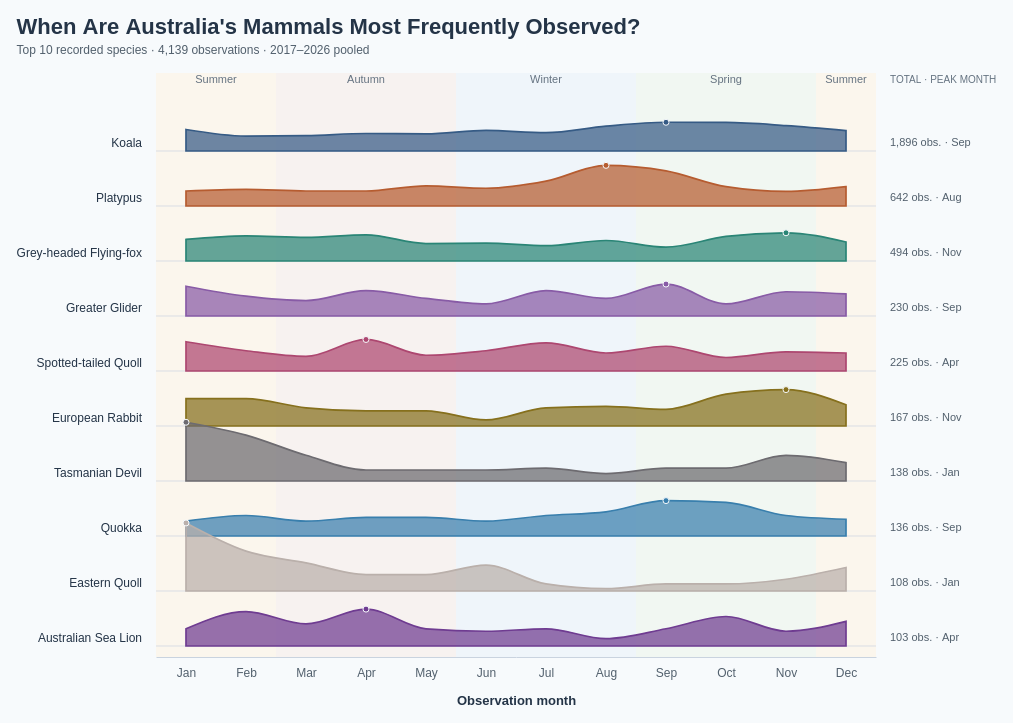

Vega-Lite specification stored for this chart:
### Vega specification from a JSON file in a GitHub repository (floating-point values rounded to 4 significant figures)
{"$schema": "https://vega.github.io/schema/vega/v5.json", "description": "Monthly observation ridgelines for the ten most recorded mammal species in Dataset/observations-794195.csv (top ten selected within the selected observation years). Observation dates from 2017–2026 are pooled, including partial 2026. Subspecies are combined using the first two scientific-name components, matching Lollipop.vg.json. Includes records without coordinates. All 12 months are filled for each species. Heights show monthly counts divided by that species total, on one shared percentage scale. Monotone curves connect monthly values; no kernel density estimation is applied. Rows follow species rank within the selected years. Southern hemisphere meteorological seasons are shown. Hover monthly cells for exact counts and shares; click a cell or species label to toggle highlighting. Counts measure recording activity, not animal abundance or nationwide sampling. Species colours match the ten-species palette in BumpChart.vg.json; counts and rankings use the selected observation years. Uses the 10 most recent available observation years (2017–2026), including partial 2026.", "width": 720, "height": 580, "padding": 16, "background": "#f7fafc", "title": {"text": "When Are Australia's Mammals Most Frequently Observed?", "subtitle": ["Top 10 recorded species · 4,139 observations · 2017–2026 pooled"], "anchor": "start", "font": "Arial", "fontSize": 22, "color": "#243447", "subtitleFont": "Arial", "subtitleFontSize": 12, "subtitleColor": "#52606d", "offset": 16, "subtitlePadding": 6, "subtitleLineHeight": 16}, "signals": [{"name": "hoveredSpecies", "value": null, "on": [{"events": "@monthTargets:mouseover, @speciesLabels:mouseover", "update": "datum.species"}, {"events": "@monthTargets:mouseout, @speciesLabels:mouseout", "update": "null"}]}, {"name": "selectedSpecies", "value": null, "on": [{"events": "@monthTargets:click, @speciesLabels:click", "update": "selectedSpecies == datum.species ? null : datum.species"}]}, {"name": "activeSpecies", "update": "hoveredSpecies != null ? hoveredSpecies : selectedSpecies"}], "data": [{"name": "monthly", "values": [{"species": "Koala", "scientific_name": "Phascolarctos cinereus", "order": 0, "month": 1, "monthName": "January", "count": 161, "total": 1896, "share": 0.08492, "isPeak": false}, {"species": "Koala", "scientific_name": "Phascolarctos cinereus", "order": 0, "month": 2, "monthName": "February", "count": 112, "total": 1896, "share": 0.05907, "isPeak": false}, {"species": "Koala", "scientific_name": "Phascolarctos cinereus", "order": 0, "month": 3, "monthName": "March", "count": 115, "total": 1896, "share": 0.06065, "isPeak": false}, {"species": "Koala", "scientific_name": "Phascolarctos cinereus", "order": 0, "month": 4, "monthName": "April", "count": 131, "total": 1896, "share": 0.06909, "isPeak": false}, {"species": "Koala", "scientific_name": "Phascolarctos cinereus", "order": 0, "month": 5, "monthName": "May", "count": 128, "total": 1896, "share": 0.06751, "isPeak": false}, {"species": "Koala", "scientific_name": "Phascolarctos cinereus", "order": 0, "month": 6, "monthName": "June", "count": 154, "total": 1896, "share": 0.08122, "isPeak": false}, {"species": "Koala", "scientific_name": "Phascolarctos cinereus", "order": 0, "month": 7, "monthName": "July", "count": 137, "total": 1896, "share": 0.07226, "isPeak": false}, {"species": "Koala", "scientific_name": "Phascolarctos cinereus", "order": 0, "month": 8, "monthName": "August", "count": 186, "total": 1896, "share": 0.0981, "isPeak": false}, {"species": "Koala", "scientific_name": "Phascolarctos cinereus", "order": 0, "month": 9, "monthName": "September", "count": 215, "total": 1896, "share": 0.1134, "isPeak": true}, {"species": "Koala", "scientific_name": "Phascolarctos cinereus", "order": 0, "month": 10, "monthName": "October", "count": 214, "total": 1896, "share": 0.1129, "isPeak": false}, {"species": "Koala", "scientific_name": "Phascolarctos cinereus", "order": 0, "month": 11, "monthName": "November", "count": 190, "total": 1896, "share": 0.1002, "isPeak": false}, {"species": "Koala", "scientific_name": "Phascolarctos cinereus", "order": 0, "month": 12, "monthName": "December", "count": 153, "total": 1896, "share": 0.0807, "isPeak": false}, {"species": "Platypus", "scientific_name": "Ornithorhynchus anatinus", "order": 1, "month": 1, "monthName": "January", "count": 38, "total": 642, "share": 0.05919, "isPeak": false}, {"species": "Platypus", "scientific_name": "Ornithorhynchus anatinus", "order": 1, "month": 2, "monthName": "February", "count": 42, "total": 642, "share": 0.06542, "isPeak": false}, {"species": "Platypus", "scientific_name": "Ornithorhynchus anatinus", "order": 1, "month": 3, "monthName": "March", "count": 38, "total": 642, "share": 0.05919, "isPeak": false}, {"species": "Platypus", "scientific_name": "Ornithorhynchus anatinus", "order": 1, "month": 4, "monthName": "April", "count": 38, "total": 642, "share": 0.05919, "isPeak": false}, {"species": "Platypus", "scientific_name": "Ornithorhynchus anatinus", "order": 1, "month": 5, "monthName": "May", "count": 51, "total": 642, "share": 0.07944, "isPeak": false}, {"species": "Platypus", "scientific_name": "Ornithorhynchus anatinus", "order": 1, "month": 6, "monthName": "June", "count": 45, "total": 642, "share": 0.07009, "isPeak": false}, {"species": "Platypus", "scientific_name": "Ornithorhynchus anatinus", "order": 1, "month": 7, "monthName": "July", "count": 63, "total": 642, "share": 0.09813, "isPeak": false}, {"species": "Platypus", "scientific_name": "Ornithorhynchus anatinus", "order": 1, "month": 8, "monthName": "August", "count": 103, "total": 642, "share": 0.1604, "isPeak": true}, {"species": "Platypus", "scientific_name": "Ornithorhynchus anatinus", "order": 1, "month": 9, "monthName": "September", "count": 89, "total": 642, "share": 0.1386, "isPeak": false}, {"species": "Platypus", "scientific_name": "Ornithorhynchus anatinus", "order": 1, "month": 10, "monthName": "October", "count": 49, "total": 642, "share": 0.07632, "isPeak": false}, {"species": "Platypus", "scientific_name": "Ornithorhynchus anatinus", "order": 1, "month": 11, "monthName": "November", "count": 37, "total": 642, "share": 0.05763, "isPeak": false}, {"species": "Platypus", "scientific_name": "Ornithorhynchus anatinus", "order": 1, "month": 12, "monthName": "December", "count": 49, "total": 642, "share": 0.07632, "isPeak": false}, {"species": "Grey-headed Flying-fox", "scientific_name": "Pteropus poliocephalus", "order": 2, "month": 1, "monthName": "January", "count": 42, "total": 494, "share": 0.08502, "isPeak": false}, {"species": "Grey-headed Flying-fox", "scientific_name": "Pteropus poliocephalus", "order": 2, "month": 2, "monthName": "February", "count": 49, "total": 494, "share": 0.09919, "isPeak": false}, {"species": "Grey-headed Flying-fox", "scientific_name": "Pteropus poliocephalus", "order": 2, "month": 3, "monthName": "March", "count": 46, "total": 494, "share": 0.09312, "isPeak": false}, {"species": "Grey-headed Flying-fox", "scientific_name": "Pteropus poliocephalus", "order": 2, "month": 4, "monthName": "April", "count": 51, "total": 494, "share": 0.1032, "isPeak": false}, {"species": "Grey-headed Flying-fox", "scientific_name": "Pteropus poliocephalus", "order": 2, "month": 5, "monthName": "May", "count": 34, "total": 494, "share": 0.06883, "isPeak": false}, {"species": "Grey-headed Flying-fox", "scientific_name": "Pteropus poliocephalus", "order": 2, "month": 6, "monthName": "June", "count": 35, "total": 494, "share": 0.07085, "isPeak": false}, {"species": "Grey-headed Flying-fox", "scientific_name": "Pteropus poliocephalus", "order": 2, "month": 7, "monthName": "July", "count": 30, "total": 494, "share": 0.06073, "isPeak": false}, {"species": "Grey-headed Flying-fox", "scientific_name": "Pteropus poliocephalus", "order": 2, "month": 8, "monthName": "August", "count": 40, "total": 494, "share": 0.08097, "isPeak": false}, {"species": "Grey-headed Flying-fox", "scientific_name": "Pteropus poliocephalus", "order": 2, "month": 9, "monthName": "September", "count": 27, "total": 494, "share": 0.05466, "isPeak": false}, {"species": "Grey-headed Flying-fox", "scientific_name": "Pteropus poliocephalus", "order": 2, "month": 10, "monthName": "October", "count": 48, "total": 494, "share": 0.09717, "isPeak": false}, {"species": "Grey-headed Flying-fox", "scientific_name": "Pteropus poliocephalus", "order": 2, "month": 11, "monthName": "November", "count": 55, "total": 494, "share": 0.1113, "isPeak": true}, {"species": "Grey-headed Flying-fox", "scientific_name": "Pteropus poliocephalus", "order": 2, "month": 12, "monthName": "December", "count": 37, "total": 494, "share": 0.0749, "isPeak": false}, {"species": "Greater Glider", "scientific_name": "Petauroides volans", "order": 3, "month": 1, "monthName": "January", "count": 27, "total": 230, "share": 0.1174, "isPeak": false}, {"species": "Greater Glider", "scientific_name": "Petauroides volans", "order": 3, "month": 2, "monthName": "February", "count": 18, "total": 230, "share": 0.07826, "isPeak": false}, {"species": "Greater Glider", "scientific_name": "Petauroides volans", "order": 3, "month": 3, "monthName": "March", "count": 14, "total": 230, "share": 0.06087, "isPeak": false}, {"species": "Greater Glider", "scientific_name": "Petauroides volans", "order": 3, "month": 4, "monthName": "April", "count": 23, "total": 230, "share": 0.1, "isPeak": false}, {"species": "Greater Glider", "scientific_name": "Petauroides volans", "order": 3, "month": 5, "monthName": "May", "count": 16, "total": 230, "share": 0.06957, "isPeak": false}, {"species": "Greater Glider", "scientific_name": "Petauroides volans", "order": 3, "month": 6, "monthName": "June", "count": 11, "total": 230, "share": 0.04783, "isPeak": false}, {"species": "Greater Glider", "scientific_name": "Petauroides volans", "order": 3, "month": 7, "monthName": "July", "count": 23, "total": 230, "share": 0.1, "isPeak": false}, {"species": "Greater Glider", "scientific_name": "Petauroides volans", "order": 3, "month": 8, "monthName": "August", "count": 16, "total": 230, "share": 0.06957, "isPeak": false}, {"species": "Greater Glider", "scientific_name": "Petauroides volans", "order": 3, "month": 9, "monthName": "September", "count": 29, "total": 230, "share": 0.1261, "isPeak": true}, {"species": "Greater Glider", "scientific_name": "Petauroides volans", "order": 3, "month": 10, "monthName": "October", "count": 11, "total": 230, "share": 0.04783, "isPeak": false}, {"species": "Greater Glider", "scientific_name": "Petauroides volans", "order": 3, "month": 11, "monthName": "November", "count": 22, "total": 230, "share": 0.09565, "isPeak": false}, {"species": "Greater Glider", "scientific_name": "Petauroides volans", "order": 3, "month": 12, "monthName": "December", "count": 20, "total": 230, "share": 0.08696, "isPeak": false}, {"species": "Spotted-tailed Quoll", "scientific_name": "Dasyurus maculatus", "order": 4, "month": 1, "monthName": "January", "count": 26, "total": 225, "share": 0.1156, "isPeak": false}, {"species": "Spotted-tailed Quoll", "scientific_name": "Dasyurus maculatus", "order": 4, "month": 2, "monthName": "February", "count": 18, "total": 225, "share": 0.08, "isPeak": false}, {"species": "Spotted-tailed Quoll", "scientific_name": "Dasyurus maculatus", "order": 4, "month": 3, "monthName": "March", "count": 13, "total": 225, "share": 0.05778, "isPeak": false}, {"species": "Spotted-tailed Quoll", "scientific_name": "Dasyurus maculatus", "order": 4, "month": 4, "monthName": "April", "count": 28, "total": 225, "share": 0.1244, "isPeak": true}, {"species": "Spotted-tailed Quoll", "scientific_name": "Dasyurus maculatus", "order": 4, "month": 5, "monthName": "May", "count": 14, "total": 225, "share": 0.06222, "isPeak": false}, {"species": "Spotted-tailed Quoll", "scientific_name": "Dasyurus maculatus", "order": 4, "month": 6, "monthName": "June", "count": 18, "total": 225, "share": 0.08, "isPeak": false}, {"species": "Spotted-tailed Quoll", "scientific_name": "Dasyurus maculatus", "order": 4, "month": 7, "monthName": "July", "count": 25, "total": 225, "share": 0.1111, "isPeak": false}, {"species": "Spotted-tailed Quoll", "scientific_name": "Dasyurus maculatus", "order": 4, "month": 8, "monthName": "August", "count": 16, "total": 225, "share": 0.07111, "isPeak": false}, {"species": "Spotted-tailed Quoll", "scientific_name": "Dasyurus maculatus", "order": 4, "month": 9, "monthName": "September", "count": 22, "total": 225, "share": 0.09778, "isPeak": false}, {"species": "Spotted-tailed Quoll", "scientific_name": "Dasyurus maculatus", "order": 4, "month": 10, "monthName": "October", "count": 12, "total": 225, "share": 0.05333, "isPeak": false}, {"species": "Spotted-tailed Quoll", "scientific_name": "Dasyurus maculatus", "order": 4, "month": 11, "monthName": "November", "count": 17, "total": 225, "share": 0.07556, "isPeak": false}, {"species": "Spotted-tailed Quoll", "scientific_name": "Dasyurus maculatus", "order": 4, "month": 12, "monthName": "December", "count": 16, "total": 225, "share": 0.07111, "isPeak": false}, {"species": "European Rabbit", "scientific_name": "Oryctolagus cuniculus", "order": 5, "month": 1, "monthName": "January", "count": 18, "total": 167, "share": 0.1078, "isPeak": false}, {"species": "European Rabbit", "scientific_name": "Oryctolagus cuniculus", "order": 5, "month": 2, "monthName": "February", "count": 18, "total": 167, "share": 0.1078, "isPeak": false}, {"species": "European Rabbit", "scientific_name": "Oryctolagus cuniculus", "order": 5, "month": 3, "monthName": "March", "count": 12, "total": 167, "share": 0.07186, "isPeak": false}, {"species": "European Rabbit", "scientific_name": "Oryctolagus cuniculus", "order": 5, "month": 4, "monthName": "April", "count": 10, "total": 167, "share": 0.05988, "isPeak": false}, {"species": "European Rabbit", "scientific_name": "Oryctolagus cuniculus", "order": 5, "month": 5, "monthName": "May", "count": 10, "total": 167, "share": 0.05988, "isPeak": false}, {"species": "European Rabbit", "scientific_name": "Oryctolagus cuniculus", "order": 5, "month": 6, "monthName": "June", "count": 4, "total": 167, "share": 0.02395, "isPeak": false}, {"species": "European Rabbit", "scientific_name": "Oryctolagus cuniculus", "order": 5, "month": 7, "monthName": "July", "count": 12, "total": 167, "share": 0.07186, "isPeak": false}, {"species": "European Rabbit", "scientific_name": "Oryctolagus cuniculus", "order": 5, "month": 8, "monthName": "August", "count": 13, "total": 167, "share": 0.07784, "isPeak": false}, {"species": "European Rabbit", "scientific_name": "Oryctolagus cuniculus", "order": 5, "month": 9, "monthName": "September", "count": 11, "total": 167, "share": 0.06587, "isPeak": false}, {"species": "European Rabbit", "scientific_name": "Oryctolagus cuniculus", "order": 5, "month": 10, "monthName": "October", "count": 21, "total": 167, "share": 0.1257, "isPeak": false}, {"species": "European Rabbit", "scientific_name": "Oryctolagus cuniculus", "order": 5, "month": 11, "monthName": "November", "count": 24, "total": 167, "share": 0.1437, "isPeak": true}, {"species": "European Rabbit", "scientific_name": "Oryctolagus cuniculus", "order": 5, "month": 12, "monthName": "December", "count": 14, "total": 167, "share": 0.08383, "isPeak": false}, {"species": "Tasmanian Devil", "scientific_name": "Sarcophilus harrisii", "order": 6, "month": 1, "monthName": "January", "count": 32, "total": 138, "share": 0.2319, "isPeak": true}, {"species": "Tasmanian Devil", "scientific_name": "Sarcophilus harrisii", "order": 6, "month": 2, "monthName": "February", "count": 25, "total": 138, "share": 0.1812, "isPeak": false}, {"species": "Tasmanian Devil", "scientific_name": "Sarcophilus harrisii", "order": 6, "month": 3, "monthName": "March", "count": 14, "total": 138, "share": 0.1014, "isPeak": false}, {"species": "Tasmanian Devil", "scientific_name": "Sarcophilus harrisii", "order": 6, "month": 4, "monthName": "April", "count": 6, "total": 138, "share": 0.04348, "isPeak": false}, {"species": "Tasmanian Devil", "scientific_name": "Sarcophilus harrisii", "order": 6, "month": 5, "monthName": "May", "count": 6, "total": 138, "share": 0.04348, "isPeak": false}, {"species": "Tasmanian Devil", "scientific_name": "Sarcophilus harrisii", "order": 6, "month": 6, "monthName": "June", "count": 6, "total": 138, "share": 0.04348, "isPeak": false}, {"species": "Tasmanian Devil", "scientific_name": "Sarcophilus harrisii", "order": 6, "month": 7, "monthName": "July", "count": 7, "total": 138, "share": 0.05072, "isPeak": false}, {"species": "Tasmanian Devil", "scientific_name": "Sarcophilus harrisii", "order": 6, "month": 8, "monthName": "August", "count": 4, "total": 138, "share": 0.02899, "isPeak": false}, {"species": "Tasmanian Devil", "scientific_name": "Sarcophilus harrisii", "order": 6, "month": 9, "monthName": "September", "count": 7, "total": 138, "share": 0.05072, "isPeak": false}, {"species": "Tasmanian Devil", "scientific_name": "Sarcophilus harrisii", "order": 6, "month": 10, "monthName": "October", "count": 7, "total": 138, "share": 0.05072, "isPeak": false}, {"species": "Tasmanian Devil", "scientific_name": "Sarcophilus harrisii", "order": 6, "month": 11, "monthName": "November", "count": 14, "total": 138, "share": 0.1014, "isPeak": false}, {"species": "Tasmanian Devil", "scientific_name": "Sarcophilus harrisii", "order": 6, "month": 12, "monthName": "December", "count": 10, "total": 138, "share": 0.07246, "isPeak": false}, {"species": "Quokka", "scientific_name": "Setonix brachyurus", "order": 7, "month": 1, "monthName": "January", "count": 8, "total": 136, "share": 0.05882, "isPeak": false}, {"species": "Quokka", "scientific_name": "Setonix brachyurus", "order": 7, "month": 2, "monthName": "February", "count": 11, "total": 136, "share": 0.08088, "isPeak": false}, {"species": "Quokka", "scientific_name": "Setonix brachyurus", "order": 7, "month": 3, "monthName": "March", "count": 8, "total": 136, "share": 0.05882, "isPeak": false}, {"species": "Quokka", "scientific_name": "Setonix brachyurus", "order": 7, "month": 4, "monthName": "April", "count": 10, "total": 136, "share": 0.07353, "isPeak": false}, {"species": "Quokka", "scientific_name": "Setonix brachyurus", "order": 7, "month": 5, "monthName": "May", "count": 10, "total": 136, "share": 0.07353, "isPeak": false}, {"species": "Quokka", "scientific_name": "Setonix brachyurus", "order": 7, "month": 6, "monthName": "June", "count": 8, "total": 136, "share": 0.05882, "isPeak": false}, {"species": "Quokka", "scientific_name": "Setonix brachyurus", "order": 7, "month": 7, "monthName": "July", "count": 11, "total": 136, "share": 0.08088, "isPeak": false}, {"species": "Quokka", "scientific_name": "Setonix brachyurus", "order": 7, "month": 8, "monthName": "August", "count": 13, "total": 136, "share": 0.09559, "isPeak": false}, {"species": "Quokka", "scientific_name": "Setonix brachyurus", "order": 7, "month": 9, "monthName": "September", "count": 19, "total": 136, "share": 0.1397, "isPeak": true}, {"species": "Quokka", "scientific_name": "Setonix brachyurus", "order": 7, "month": 10, "monthName": "October", "count": 18, "total": 136, "share": 0.1324, "isPeak": false}, {"species": "Quokka", "scientific_name": "Setonix brachyurus", "order": 7, "month": 11, "monthName": "November", "count": 11, "total": 136, "share": 0.08088, "isPeak": false}, {"species": "Quokka", "scientific_name": "Setonix brachyurus", "order": 7, "month": 12, "monthName": "December", "count": 9, "total": 136, "share": 0.06618, "isPeak": false}, {"species": "Eastern Quoll", "scientific_name": "Dasyurus viverrinus", "order": 8, "month": 1, "monthName": "January", "count": 29, "total": 108, "share": 0.2685, "isPeak": true}, {"species": "Eastern Quoll", "scientific_name": "Dasyurus viverrinus", "order": 8, "month": 2, "monthName": "February", "count": 17, "total": 108, "share": 0.1574, "isPeak": false}, {"species": "Eastern Quoll", "scientific_name": "Dasyurus viverrinus", "order": 8, "month": 3, "monthName": "March", "count": 12, "total": 108, "share": 0.1111, "isPeak": false}, {"species": "Eastern Quoll", "scientific_name": "Dasyurus viverrinus", "order": 8, "month": 4, "monthName": "April", "count": 7, "total": 108, "share": 0.06481, "isPeak": false}, {"species": "Eastern Quoll", "scientific_name": "Dasyurus viverrinus", "order": 8, "month": 5, "monthName": "May", "count": 7, "total": 108, "share": 0.06481, "isPeak": false}, {"species": "Eastern Quoll", "scientific_name": "Dasyurus viverrinus", "order": 8, "month": 6, "monthName": "June", "count": 11, "total": 108, "share": 0.1019, "isPeak": false}, {"species": "Eastern Quoll", "scientific_name": "Dasyurus viverrinus", "order": 8, "month": 7, "monthName": "July", "count": 3, "total": 108, "share": 0.02778, "isPeak": false}, {"species": "Eastern Quoll", "scientific_name": "Dasyurus viverrinus", "order": 8, "month": 8, "monthName": "August", "count": 1, "total": 108, "share": 0.009259, "isPeak": false}, {"species": "Eastern Quoll", "scientific_name": "Dasyurus viverrinus", "order": 8, "month": 9, "monthName": "September", "count": 3, "total": 108, "share": 0.02778, "isPeak": false}, {"species": "Eastern Quoll", "scientific_name": "Dasyurus viverrinus", "order": 8, "month": 10, "monthName": "October", "count": 3, "total": 108, "share": 0.02778, "isPeak": false}, {"species": "Eastern Quoll", "scientific_name": "Dasyurus viverrinus", "order": 8, "month": 11, "monthName": "November", "count": 5, "total": 108, "share": 0.0463, "isPeak": false}, {"species": "Eastern Quoll", "scientific_name": "Dasyurus viverrinus", "order": 8, "month": 12, "monthName": "December", "count": 10, "total": 108, "share": 0.09259, "isPeak": false}, {"species": "Australian Sea Lion", "scientific_name": "Neophoca cinerea", "order": 9, "month": 1, "monthName": "January", "count": 7, "total": 103, "share": 0.06796, "isPeak": false}, {"species": "Australian Sea Lion", "scientific_name": "Neophoca cinerea", "order": 9, "month": 2, "monthName": "February", "count": 14, "total": 103, "share": 0.1359, "isPeak": false}, {"species": "Australian Sea Lion", "scientific_name": "Neophoca cinerea", "order": 9, "month": 3, "monthName": "March", "count": 9, "total": 103, "share": 0.08738, "isPeak": false}, {"species": "Australian Sea Lion", "scientific_name": "Neophoca cinerea", "order": 9, "month": 4, "monthName": "April", "count": 15, "total": 103, "share": 0.1456, "isPeak": true}, {"species": "Australian Sea Lion", "scientific_name": "Neophoca cinerea", "order": 9, "month": 5, "monthName": "May", "count": 7, "total": 103, "share": 0.06796, "isPeak": false}, {"species": "Australian Sea Lion", "scientific_name": "Neophoca cinerea", "order": 9, "month": 6, "monthName": "June", "count": 6, "total": 103, "share": 0.05825, "isPeak": false}, {"species": "Australian Sea Lion", "scientific_name": "Neophoca cinerea", "order": 9, "month": 7, "monthName": "July", "count": 7, "total": 103, "share": 0.06796, "isPeak": false}, {"species": "Australian Sea Lion", "scientific_name": "Neophoca cinerea", "order": 9, "month": 8, "monthName": "August", "count": 3, "total": 103, "share": 0.02913, "isPeak": false}, {"species": "Australian Sea Lion", "scientific_name": "Neophoca cinerea", "order": 9, "month": 9, "monthName": "September", "count": 7, "total": 103, "share": 0.06796, "isPeak": false}, {"species": "Australian Sea Lion", "scientific_name": "Neophoca cinerea", "order": 9, "month": 10, "monthName": "October", "count": 12, "total": 103, "share": 0.1165, "isPeak": false}, {"species": "Australian Sea Lion", "scientific_name": "Neophoca cinerea", "order": 9, "month": 11, "monthName": "November", "count": 6, "total": 103, "share": 0.05825, "isPeak": false}, {"species": "Australian Sea Lion", "scientific_name": "Neophoca cinerea", "order": 9, "month": 12, "monthName": "December", "count": 10, "total": 103, "share": 0.09709, "isPeak": false}]}, {"name": "species", "values": [{"species": "Koala", "scientific_name": "Phascolarctos cinereus", "order": 0, "total": 1896, "peakMonths": "Sep"}, {"species": "Platypus", "scientific_name": "Ornithorhynchus anatinus", "order": 1, "total": 642, "peakMonths": "Aug"}, {"species": "Grey-headed Flying-fox", "scientific_name": "Pteropus poliocephalus", "order": 2, "total": 494, "peakMonths": "Nov"}, {"species": "Greater Glider", "scientific_name": "Petauroides volans", "order": 3, "total": 230, "peakMonths": "Sep"}, {"species": "Spotted-tailed Quoll", "scientific_name": "Dasyurus maculatus", "order": 4, "total": 225, "peakMonths": "Apr"}, {"species": "European Rabbit", "scientific_name": "Oryctolagus cuniculus", "order": 5, "total": 167, "peakMonths": "Nov"}, {"species": "Tasmanian Devil", "scientific_name": "Sarcophilus harrisii", "order": 6, "total": 138, "peakMonths": "Jan"}, {"species": "Quokka", "scientific_name": "Setonix brachyurus", "order": 7, "total": 136, "peakMonths": "Sep"}, {"species": "Eastern Quoll", "scientific_name": "Dasyurus viverrinus", "order": 8, "total": 108, "peakMonths": "Jan"}, {"species": "Australian Sea Lion", "scientific_name": "Neophoca cinerea", "order": 9, "total": 103, "peakMonths": "Apr"}]}, {"name": "seasons", "values": [{"start": 0.5, "end": 2.5, "label": "Summer", "fill": "#fff0d9"}, {"start": 2.5, "end": 5.5, "label": "Autumn", "fill": "#f6e7e0"}, {"start": 5.5, "end": 8.5, "label": "Winter", "fill": "#e5edf7"}, {"start": 8.5, "end": 11.5, "label": "Spring", "fill": "#e9f1e5"}, {"start": 11.5, "end": 12.5, "label": "Summer", "fill": "#fff0d9"}]}], "scales": [{"name": "x", "type": "linear", "domain": [0.5, 12.5], "range": "width", "zero": false, "nice": false}, {"name": "amplitude", "type": "linear", "domain": [0, 0.3], "range": [0, 76], "zero": true, "nice": false}, {"name": "color", "type": "ordinal", "domain": ["Koala", "Platypus", "Grey-headed Flying-fox", "Greater Glider", "Spotted-tailed Quoll", "European Rabbit", "Quokka", "Tasmanian Devil", "Eastern Barred Bandicoot", "Numbat", "Australian Sea Lion", "Eastern Quoll"], "range": ["#365B85", "#B65C30", "#2A8576", "#885BA6", "#AD4770", "#86701D", "#397FAD", "#6D6B70", "#C17A24", "#5146A0", "#6f3c91", "#bab0ab"]}], "axes": [{"orient": "bottom", "scale": "x", "values": [1, 2, 3, 4, 5, 6, 7, 8, 9, 10, 11, 12], "labelPadding": 10, "tickSize": 0, "domainColor": "#c9d3df", "labelColor": "#52606d", "title": "Observation month", "titleColor": "#243447", "titlePadding": 16, "encode": {"labels": {"update": {"text": {"signal": "['Jan','Feb','Mar','Apr','May','Jun','Jul','Aug','Sep','Oct','Nov','Dec'][datum.value-1]"}}}}}], "marks": [{"type": "rect", "encode": {"update": {"x": {"scale": "x", "field": "start"}, "x2": {"scale": "x", "field": "end"}, "y": {"value": -4}, "y2": {"signal": "height"}, "fill": {"field": "fill"}, "opacity": {"value": 0.45}}}, "from": {"data": "seasons"}, "interactive": false}, {"type": "text", "encode": {"update": {"x": {"signal": "scale('x', (datum.start + datum.end)/2)"}, "y": {"value": 6}, "text": {"field": "label"}, "align": {"value": "center"}, "fontSize": {"value": 11}, "fill": {"value": "#657381"}}}, "from": {"data": "seasons"}, "interactive": false}, {"type": "rule", "encode": {"update": {"x": {"value": 0}, "x2": {"signal": "width"}, "y": {"signal": "74 + datum.order * 55"}, "stroke": {"value": "#c9d3df"}, "strokeWidth": {"value": 0.7}}}, "from": {"data": "species"}, "interactive": false}, {"type": "group", "from": {"facet": {"name": "ridge", "data": "monthly", "groupby": "species"}}, "marks": [{"type": "area", "encode": {"update": {"x": {"scale": "x", "field": "month"}, "y": {"signal": "74 + datum.order * 55 - scale('amplitude', datum.share)"}, "y2": {"signal": "74 + datum.order * 55"}, "fill": {"scale": "color", "field": "species"}, "fillOpacity": {"value": 0.72}, "stroke": {"scale": "color", "field": "species"}, "strokeWidth": {"value": 1.7}, "opacity": {"signal": "activeSpecies == null || activeSpecies == datum.species ? 1 : 0.18"}, "interpolate": {"value": "monotone"}}}, "from": {"data": "ridge"}, "sort": {"field": "datum.month"}, "interactive": false}]}, {"type": "symbol", "encode": {"update": {"x": {"scale": "x", "field": "month"}, "y": {"signal": "74 + datum.order * 55 - scale('amplitude', datum.share)"}, "size": {"signal": "datum.isPeak ? 36 : 18"}, "fill": {"scale": "color", "field": "species"}, "stroke": {"value": "#f7fafc"}, "strokeWidth": {"value": 1}, "opacity": {"signal": "datum.isPeak || activeSpecies == datum.species ? 1 : 0"}}}, "from": {"data": "monthly"}, "interactive": false}, {"type": "text", "encode": {"update": {"x": {"value": -14}, "y": {"signal": "74 + datum.order * 55 - 8"}, "text": {"field": "species"}, "align": {"value": "right"}, "baseline": {"value": "middle"}, "fontSize": {"value": 12}, "fill": {"value": "#243447"}, "fontWeight": {"signal": "activeSpecies == datum.species ? 'bold' : 'normal'"}, "opacity": {"signal": "activeSpecies == null || activeSpecies == datum.species ? 1 : 0.18"}, "cursor": {"value": "pointer"}, "tooltip": {"signal": "{'Species': datum.species, 'Scientific name': datum.scientific_name, 'Observations (2017–2026)': datum.total, 'Peak month(s)': datum.peakMonths}"}}}, "from": {"data": "species"}, "name": "speciesLabels"}, {"type": "text", "encode": {"update": {"x": {"signal": "width + 14"}, "y": {"signal": "74 + datum.order * 55 - 8"}, "text": {"signal": "format(datum.total, ',') + ' obs. · ' + datum.peakMonths"}, "baseline": {"value": "middle"}, "fontSize": {"value": 11}, "fill": {"value": "#52606d"}, "opacity": {"signal": "activeSpecies == null || activeSpecies == datum.species ? 1 : 0.18"}}}, "from": {"data": "species"}, "interactive": false}, {"type": "rect", "encode": {"update": {"x": {"signal": "scale('x', datum.month - 0.5)"}, "x2": {"signal": "scale('x', datum.month + 0.5)"}, "y": {"signal": "20 + datum.order * 55"}, "y2": {"signal": "74 + datum.order * 55"}, "fill": {"value": "transparent"}, "cursor": {"value": "pointer"}, "tooltip": {"signal": "{'Species': datum.species, 'Scientific name': datum.scientific_name, 'Month': datum.monthName, 'Observations': datum.count, 'Share of species observations': format(datum.share, '.1%'), 'Species total (2017–2026)': datum.total}"}}}, "from": {"data": "monthly"}, "name": "monthTargets"}, {"type": "text", "encode": {"update": {"x": {"signal": "width + 14"}, "y": {"value": 6}, "text": {"value": "TOTAL · PEAK MONTH"}, "fontSize": {"value": 10}, "fill": {"value": "#657381"}}}, "interactive": false}], "config": {"text": {"font": "Arial"}, "axis": {"labelFont": "Arial", "titleFont": "Arial", "labelFontSize": 12, "titleFontSize": 13}}, "usermeta": {"observationWindow": {"source": "Dataset/observations-794195.csv", "dateField": "observed_on", "years": [2017, 2018, 2019, 2020, 2021, 2022, 2023, 2024, 2025, 2026], "yearCount": 10, "includesPartialLatestYear": true}}}
